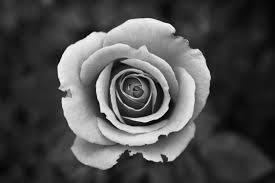
#> input picture Image/image.jpg, 275 x 183 px, found by its file name
$ python latihan6-eskualisasihistogram.py
#> lines starting #> are read from the running program, lines starting #| are printed output that depends on the picture
import cv2
import numpy as np
import matplotlib.pyplot as plt

img = cv2.imread('image/image.jpg', 0)
#> img is the input picture: shape (183, 275); min 0, max 255, mean 76.5
cv2.imshow('Citra Asli', img)

histo_asli = cv2.calcHist([img], [0], None, [256], [0, 256])
#> histo_asli = 256 values, max 908 at index 32, min 0 at index 248, mean 196.6
plt.plot(histo_asli)
plt.show()
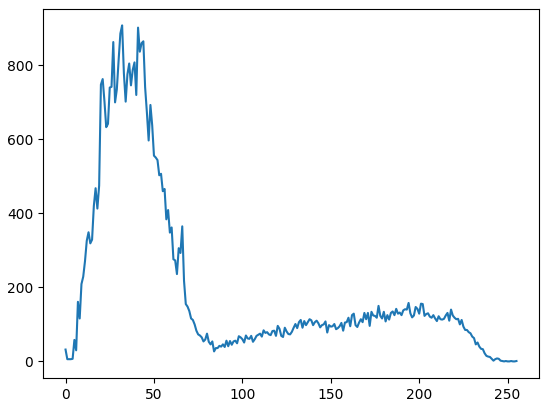
#> figure drawn by matplotlib, 1 panel; curve peaks at x = 32, y = 908

img_ekual = cv2.equalizeHist(img)
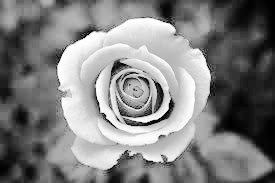
#> img_ekual: shape (183, 275); min 0, max 255, mean 128.6
cv2.imshow('Hasil Ekualisasi Citra', img_ekual)

histo_hasil = cv2.calcHist([img_ekual], [0], None, [256], [0, 256])
#> histo_hasil = 256 values, max 908 at index 71, min 0 at index 5, mean 196.6
plt.plot(histo_hasil)
plt.show()
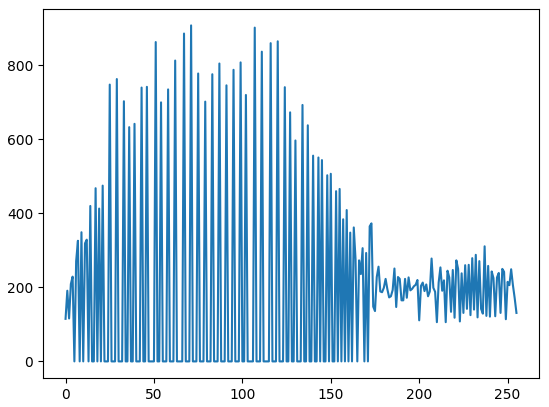
#> figure drawn by matplotlib, 1 panel; curve peaks at x = 71, y = 908

cv2.waitKey(0)
